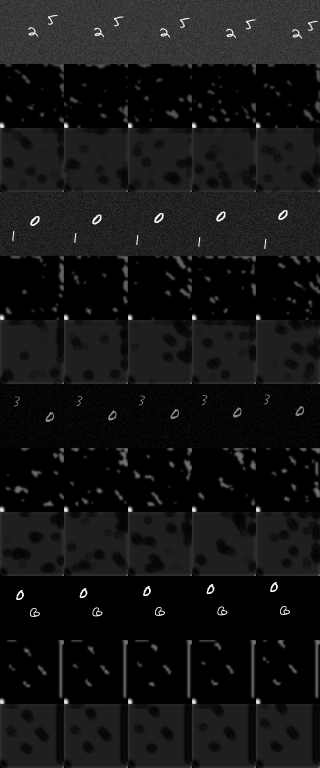
#> input picture runs/e2e_cnn_full/epoch2_step400.png, 640 x 1536 px (shown at 1/2 size); its folder holds only this picture in this run
$ python -i coverage_metrics.py   (imports and definitions only)
#> lines starting #> are read from the running program, lines starting #| are printed output that depends on the picture; after the words box and inside, x2 and y2 are one past the last pixel; in counts of white or black regions, pixels touching at a corner belong together
"""
Phosphene spatial coverage metrics.

Global coverage
    Fraction of the percept image that is "lit" (above a brightness threshold).
    A percept with many isolated dots has lower coverage than one with
    uniformly spread activations.

Radial / eccentricity-binned coverage
    The image is divided into N concentric annular bins from the image centre
    (eccentricity 0 = centre, 1 = corner).  Coverage is reported per bin,
    capturing whether phosphenes are concentrated centrally or spread
    peripherally.

    This is relevant because prosthetic vision with a limited electrode count
    benefits from placing phosphenes where the user's visual attention is;
    central coverage matters more for reading, peripheral for navigation.

Phosphene coverage heatmap
    Smoothed binary activation mask resized to a standard resolution for
    visual inspection.
"""

from __future__ import annotations

from typing import Dict, List, Tuple

import cv2
import numpy as np


_BRIGHTNESS_THR = 15          # uint8 pixel value considered "lit"
_RADIAL_BINS = 8               # number of eccentricity rings
_COVERAGE_EVAL_SIZE = (256, 256)


def _to_gray_u8(img: np.ndarray, size: Tuple[int, int] = _COVERAGE_EVAL_SIZE) -> np.ndarray:
    if img.ndim == 3:
        img = cv2.cvtColor(img, cv2.COLOR_BGR2GRAY) if img.shape[2] == 3 else img[:, :, 0]
    return cv2.resize(img.astype(np.uint8), (size[1], size[0]), interpolation=cv2.INTER_LINEAR)


def radial_coverage_bins(
    phosphene_img: np.ndarray,
    *,
    n_bins: int = _RADIAL_BINS,
    threshold: int = _BRIGHTNESS_THR,
    size: Tuple[int, int] = _COVERAGE_EVAL_SIZE,
) -> Dict[str, object]:
    """Compute per-eccentricity-ring coverage fractions.

    Parameters
    ----------
    phosphene_img : array
        Uint8 grayscale phosphene image (H×W or H×W×C).
    n_bins : int
        Number of concentric rings.
    threshold : int
        Pixel brightness (0–255) above which a pixel counts as lit.
    size : tuple
        Evaluation resolution (H, W).

    Returns
    -------
    dict with:
        bin_centers : list[float]  – normalised eccentricity [0, 1]
        bin_coverage : list[float] – fraction of lit pixels per ring
        bin_pixel_count : list[int]
        mean_eccentricity : float  – coverage-weighted mean eccentricity
    """
    img = _to_gray_u8(phosphene_img, size)
    h, w = img.shape
    lit = (img > threshold).astype(np.float32)

    # Build eccentricity map: 0 at centre, 1 at farthest corner
    cy, cx = h / 2.0, w / 2.0
    ys = np.arange(h, dtype=np.float32) - cy
    xs = np.arange(w, dtype=np.float32) - cx
    yy, xx = np.meshgrid(ys, xs, indexing="ij")
    # Normalise by the max possible distance (corner)
    max_dist = float(np.sqrt(cy**2 + cx**2)) + 1e-8
    ecc = np.sqrt(yy**2 + xx**2) / max_dist
    ecc = np.clip(ecc, 0.0, 1.0)

    edges = np.linspace(0.0, 1.0, n_bins + 1)
    bin_centers = [float(0.5 * (edges[i] + edges[i + 1])) for i in range(n_bins)]
    bin_coverage: List[float] = []
    bin_pixel_count: List[int] = []

    for i in range(n_bins):
        lo, hi = edges[i], edges[i + 1]
        mask = (ecc >= lo) & (ecc < hi)
        total = int(mask.sum())
        active = int((lit[mask]).sum())
        bin_pixel_count.append(total)
        bin_coverage.append(float(active / max(total, 1)))

    # Coverage-weighted mean eccentricity
    cov_arr = np.array(bin_coverage, dtype=np.float64)
    cen_arr = np.array(bin_centers, dtype=np.float64)
    mean_ecc = float(np.dot(cov_arr, cen_arr) / (cov_arr.sum() + 1e-8))

    return {
        "bin_centers": bin_centers,
        "bin_coverage": bin_coverage,
        "bin_pixel_count": bin_pixel_count,
        "mean_eccentricity": mean_ecc,
    }


def compute_coverage_metrics(
    phosphene_img: np.ndarray,
    *,
    threshold: int = _BRIGHTNESS_THR,
    n_radial_bins: int = _RADIAL_BINS,
    size: Tuple[int, int] = _COVERAGE_EVAL_SIZE,
) -> Dict[str, object]:
    """Compute all coverage metrics for one phosphene image.

    Returns
    -------
    dict with:
        global_coverage : float   – fraction of lit pixels (global)
        lit_pixels : int
        total_pixels : int
        radial : dict             – output of radial_coverage_bins()
        coverage_heatmap : np.ndarray – smoothed float32 H×W heatmap [0,1]
    """
    img = _to_gray_u8(phosphene_img, size)
    lit_mask = (img > threshold).astype(np.float32)
    lit_px = int(lit_mask.sum())
    total_px = int(lit_mask.size)

    radial = radial_coverage_bins(
        img,
        n_bins=n_radial_bins,
        threshold=threshold,
        size=size,
    )

    # Smoothed coverage heatmap
    heatmap = cv2.GaussianBlur(lit_mask, (0, 0), 5.0)
    hm_max = heatmap.max()
    if hm_max > 1e-8:
        heatmap = heatmap / hm_max

    return {
        "global_coverage": float(lit_px / max(total_px, 1)),
        "lit_pixels": lit_px,
        "total_pixels": total_px,
        "radial": radial,
        "coverage_heatmap": heatmap.astype(np.float32),
    }

>>> import cv2
>>> picture = cv2.imread('../runs/e2e_cnn_full/epoch2_step400.png')
#> picture is the input picture: shape (1536, 640, 3); min 0, max 255, mean 20.1
>>> result = compute_coverage_metrics(picture)
#> in _to_gray_u8, `return cv2.resize(img.astype(np.uint8), (size[1], size[0]), interpolat..`:
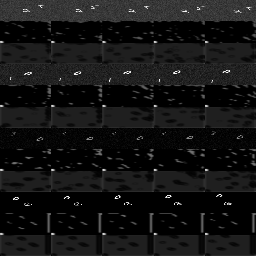
#> returned value: shape (256, 256); min 0, max 254, mean 20
#> in compute_coverage_metrics, `lit_mask = (img > threshold).astype(np.float32)`:
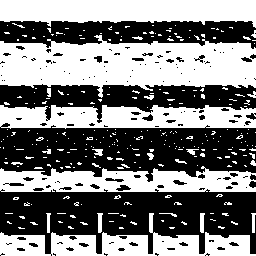
#> lit_mask: shape (256, 256) float32; values 0 (black) and 1 (white), 49.1% white; 283 white regions (261 under 20 px), largest, box (x1, y1, x2, y2) and area: (0, 35, 256, 98) 10557, (0, 0, 256, 28) 5547, (0, 105, 256, 129) 4750
#> in compute_coverage_metrics, `lit_px = int(lit_mask.sum())`: lit_px = 32164
#> the loop in radial_coverage_bins, `for i in range(n_bins):` made 8 passes
#> active on passes 1 to 8: 755, 1302, 4311, 5555, 5547, 8932, 3969, 1792
#> after the loop in radial_coverage_bins, `for i in range(n_bins):`: bin_coverage = [0.47, 0.27, 0.538, 0.492, 0.384, 0.565, 0.539, 0.824]; bin_pixel_count = [1605, 4828, 8008, 11300, 14436, 15822, 7360, 2176]
#> in radial_coverage_bins, `cov_arr = np.array(bin_coverage, dtype=np.float64)`: cov_arr has the same summary as bin_coverage
#> in radial_coverage_bins, `mean_ecc = float(np.dot(cov_arr, cen_arr) / (cov_arr.sum() + 1e-8))`: mean_ecc = 0.558
#> in compute_coverage_metrics, `radial = radial_coverage_bins( img, n_bins=n_radial_bins, threshold=th..`: radial = {'bin_centers': [0.0625, 0.188, 0.312, 0.438, 0.562, 0.688, 0.812, 0.938], 'bin_coverage': [0.47, 0.27, 0.538, 0.492, 0.384, 0.565, 0.539, 0.824], 'bin_pixel_count': [1605, 4828, 8008, 11300, 14436, 15822, 7360, 2176], 'mean_eccentricity': 0.558}
#> in compute_coverage_metrics, `heatmap = cv2.GaussianBlur(lit_mask, (0, 0), 5.0)`:
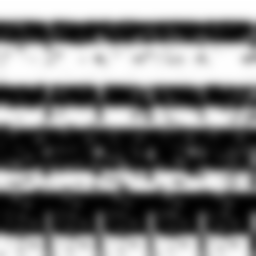
#> heatmap: shape (256, 256) float32; min 0.00777, max 1, mean 0.491
#> in compute_coverage_metrics, `hm_max = heatmap.max()`: hm_max = 1
#> result = 5 items

$ run again, on runs/e2e_cnn_full/epoch3_step800.png
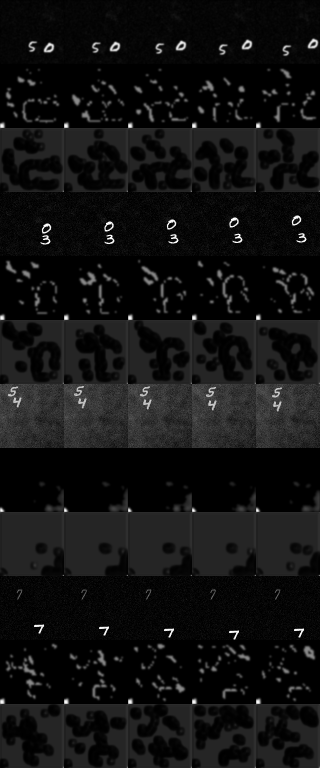
#> input picture runs/e2e_cnn_full/epoch3_step800.png, 640 x 1536 px (shown at 1/2 size)
#> picture is the input picture: shape (1536, 640, 3); min 0, max 255, mean 17.8
#> in compute_coverage_metrics, `lit_mask = (img > threshold).astype(np.float32)`:
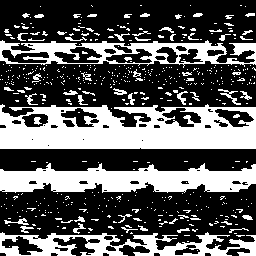
#> lit_mask: shape (256, 256) float32; values 0 (black) and 1 (white), 35.2% white; 516 white regions (455 under 20 px), largest, box (x1, y1, x2, y2) and area: (0, 104, 256, 149) 8533, (0, 163, 256, 193) 5097, (0, 232, 256, 256) 3050
#> lit_px = 23087
#> the loop in radial_coverage_bins, `for i in range(n_bins):` made 8 passes
#> active on passes 1 to 8: 1198, 2083, 3391, 4454, 4523, 4841, 2036, 561
#> after the loop in radial_coverage_bins, `for i in range(n_bins):`: bin_coverage = [0.746, 0.431, 0.423, 0.394, 0.313, 0.306, 0.277, 0.258]; bin_pixel_count = [1605, 4828, 8008, 11300, 14436, 15822, 7360, 2176]
#> cov_arr has the same summary as bin_coverage
#> mean_ecc = 0.408
#> radial = {'bin_centers': [0.0625, 0.188, 0.312, 0.438, 0.562, 0.688, 0.812, 0.938], 'bin_coverage': [0.746, 0.431, 0.423, 0.394, 0.313, 0.306, 0.277, 0.258], 'bin_pixel_count': [1605, 4828, 8008, 11300, 14436, 15822, 7360, 2176], 'mean_eccentricity': 0.408}
#> in compute_coverage_metrics, `heatmap = cv2.GaussianBlur(lit_mask, (0, 0), 5.0)`:
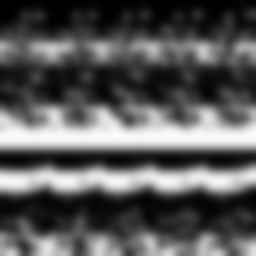
#> heatmap: shape (256, 256) float32; min 0, max 0.992, mean 0.352
#> hm_max = 0.992
#> result = 5 items

$ run again, on runs/e2e_cnn_full/epoch4_step1200.png
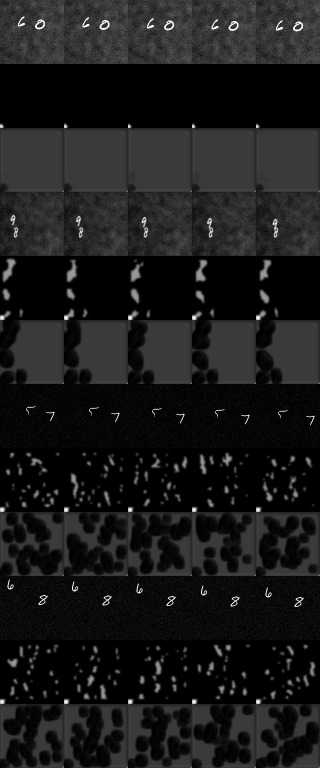
#> input picture runs/e2e_cnn_full/epoch4_step1200.png, 640 x 1536 px (shown at 1/2 size)
#> picture is the input picture: shape (1536, 640, 3); min 0, max 255, mean 25.9
#> in compute_coverage_metrics, `lit_mask = (img > threshold).astype(np.float32)`:
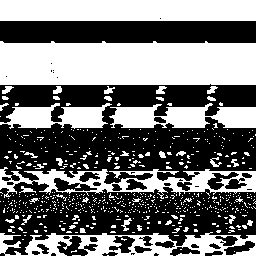
#> lit_mask: shape (256, 256) float32; values 0 (black) and 1 (white), 45.4% white; 619 white regions (576 under 20 px), largest, box (x1, y1, x2, y2) and area: (0, 41, 256, 85) 10777, (0, 0, 256, 21) 5375, (0, 167, 256, 199) 3137
#> lit_px = 29726
#> the loop in radial_coverage_bins, `for i in range(n_bins):` made 8 passes
#> active on passes 1 to 8: 694, 1158, 3901, 5354, 5471, 7876, 3793, 1478
#> after the loop in radial_coverage_bins, `for i in range(n_bins):`: bin_coverage = [0.432, 0.24, 0.487, 0.474, 0.379, 0.498, 0.515, 0.679]; bin_pixel_count = [1605, 4828, 8008, 11300, 14436, 15822, 7360, 2176]
#> cov_arr has the same summary as bin_coverage
#> mean_ecc = 0.551
#> radial = {'bin_centers': [0.0625, 0.188, 0.312, 0.438, 0.562, 0.688, 0.812, 0.938], 'bin_coverage': [0.432, 0.24, 0.487, 0.474, 0.379, 0.498, 0.515, 0.679], 'bin_pixel_count': [1605, 4828, 8008, 11300, 14436, 15822, 7360, 2176], 'mean_eccentricity': 0.551}
#> in compute_coverage_metrics, `heatmap = cv2.GaussianBlur(lit_mask, (0, 0), 5.0)`:
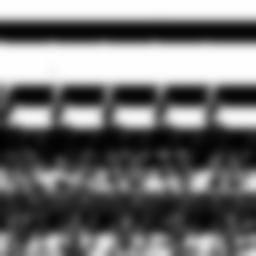
#> heatmap: shape (256, 256) float32; min 0.00904, max 1, mean 0.453
#> hm_max = 1
#> result = 5 items

$ run again, on runs/e2e_cnn_full/epoch6_step1600.png
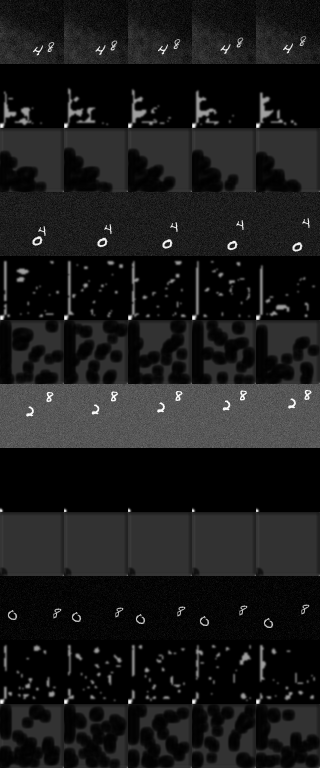
#> input picture runs/e2e_cnn_full/epoch6_step1600.png, 640 x 1536 px (shown at 1/2 size)
#> picture is the input picture: shape (1536, 640, 3); min 0, max 255, mean 26.6
#> in compute_coverage_metrics, `lit_mask = (img > threshold).astype(np.float32)`:
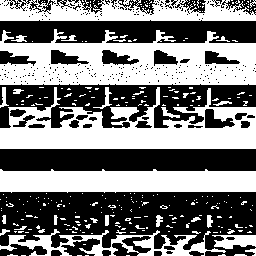
#> lit_mask: shape (256, 256) float32; values 0 (black) and 1 (white), 48.5% white; 287 white regions (258 under 20 px), largest, box (x1, y1, x2, y2) and area: (0, 29, 256, 85) 9543, (0, 87, 256, 149) 8249, (0, 169, 256, 193) 5407
#> lit_px = 31753
#> the loop in radial_coverage_bins, `for i in range(n_bins):` made 8 passes
#> active on passes 1 to 8: 1186, 1853, 4897, 5792, 6064, 7658, 3224, 1078
#> after the loop in radial_coverage_bins, `for i in range(n_bins):`: bin_coverage = [0.739, 0.384, 0.612, 0.513, 0.42, 0.484, 0.438, 0.495]; bin_pixel_count = [1605, 4828, 8008, 11300, 14436, 15822, 7360, 2176]
#> cov_arr has the same summary as bin_coverage
#> mean_ecc = 0.471
#> radial = {'bin_centers': [0.0625, 0.188, 0.312, 0.438, 0.562, 0.688, 0.812, 0.938], 'bin_coverage': [0.739, 0.384, 0.612, 0.513, 0.42, 0.484, 0.438, 0.495], 'bin_pixel_count': [1605, 4828, 8008, 11300, 14436, 15822, 7360, 2176], 'mean_eccentricity': 0.471}
#> in compute_coverage_metrics, `heatmap = cv2.GaussianBlur(lit_mask, (0, 0), 5.0)`:
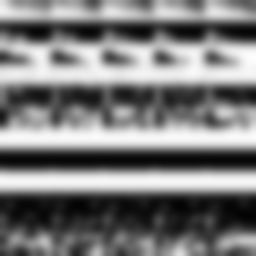
#> heatmap: shape (256, 256) float32; min 0.013, max 0.993, mean 0.484
#> hm_max = 0.993
#> result = 5 items
